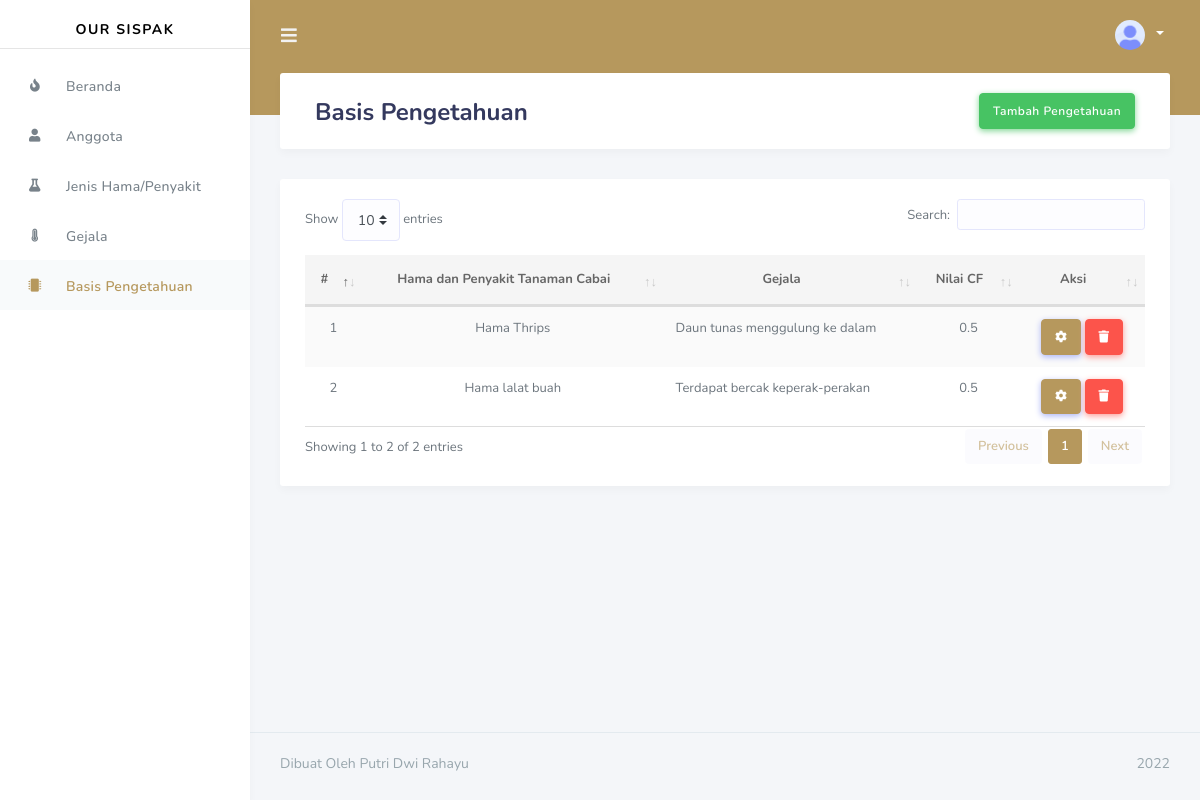
/admin/basis_pengetahuan/show.php, run on the app's committed database.
### tables this page shows
CREATE TABLE `basis_pengetahuan` (
  `id_pengetahuan` int(10) NOT NULL,
  `id_penyakit` int(10) NOT NULL,
  `id_gejala` int(10) NOT NULL,
  `nilai_cf` float NOT NULL,
  `gambar_info` text NOT NULL
);

CREATE TABLE `jenis_penyakit` (
  `id_penyakit` int(10) NOT NULL,
  `nama_penyakit` varchar(25) NOT NULL,
  `detail` varchar(255) NOT NULL,
  `saran` varchar(255) NOT NULL,
  `gambar_penyakit` text NOT NULL,
  `gambar_saran` text NOT NULL
);

CREATE TABLE `gejala` (
  `id_gejala` int(10) NOT NULL,
  `gejala` varchar(255) NOT NULL,
  `gambar_gejala` text NOT NULL
);

### admin/basis_pengetahuan/show.php (the view, shortened to what this page needs)
<?php $page = 'basis_pengetahuan';
include('../../config.php') ?>
<!DOCTYPE html>
<html lang="en">
<head>
  <?php include('../master_file/head.php') ?>
</head>
<body>
  <div id="app">
    <div class="main-wrapper">
      <div class="navbar-bg"></div>
      <?php include('../master_file/navbar.php') ?>
      <div class="main-sidebar">
        <?php include('../master_file/aside.php') ?>
      </div>
      <div class="main-content">
        <section class="section">
          <div class="section-header">
            <div class="col-md-10">
              <h1>Basis Pengetahuan</h1>
            </div>
            <div class="col-md-2">
              <a href="tambah.php" class="btn btn-success" style="float: right;">
                Tambah Pengetahuan
              </a>
            </div>
          </div>
          <div class="section-body">
            <div class="row">
              <div class="col-12">
                <div class="card">
                  <div class="card-body">
                    <div class="table-responsive">
                      <table class="table table-striped" id="table_anggota" width="100%">
                        <thead>
                          <tr class="text-center">
                            <th>#</th>
                            <th>Hama dan Penyakit Tanaman Cabai</th>
                            <th>Gejala</th>
                            <th>Nilai CF</th>
                            <th width='15%'>Aksi</th>
                          </tr>
                        </thead>
                        <tbody>
                          <?php
                          $query = "SELECT * FROM basis_pengetahuan INNER JOIN jenis_penyakit ON basis_pengetahuan.id_penyakit=jenis_penyakit.id_penyakit INNER JOIN gejala ON basis_pengetahuan.id_gejala = gejala.id_gejala";
                          $sql = mysqli_query($koneksi, $query);
                          $no = 1;
                          while ($row = mysqli_fetch_array($sql)) {
                          ?>
                            <tr class="text-center">
                              <td><?php echo $no++ ?></td>
                              <td><?php echo $row['nama_penyakit']; ?></td>
                              <td style="text-align: justify;"><?php echo $row['gejala']; ?></td>
                              <td><?php echo $row['nilai_cf']; ?></td>
                              <td>
                                <a href="ubah.php?id=<?php echo $row['id_pengetahuan'] ?>" class="btn btn-primary btn-flat btn-xs"><i class="fa fa-cog"></i></a>
                                <a href="#" class="btn btn-danger btn-flat btn-xs" data-toggle="modal" data-target="#deletePengetahuan<?php echo $no; ?>"><i class="fa fa-trash"></i></a>
                              </td>
                            </tr>
                          <?php
                          }
                          ?>
                        </tbody>
                      </table>
                    </div>
                  </div>
                </div>
              </div>
            </div>
          </div>
        </section>
      </div>
      <?php include('../master_file/footer.php') ?>
    </div>
  </div>
</body>
</html>

### data on the page
basis_pengetahuan: id_penyakit.nama_penyakit "Hama Thrips", id_gejala.gejala "Daun tunas menggulung ke dalam", nilai_cf "0.5"
basis_pengetahuan: id_penyakit.nama_penyakit "Hama lalat buah", id_gejala.gejala "Terdapat bercak keperak-perakan", nilai_cf "0.5"
